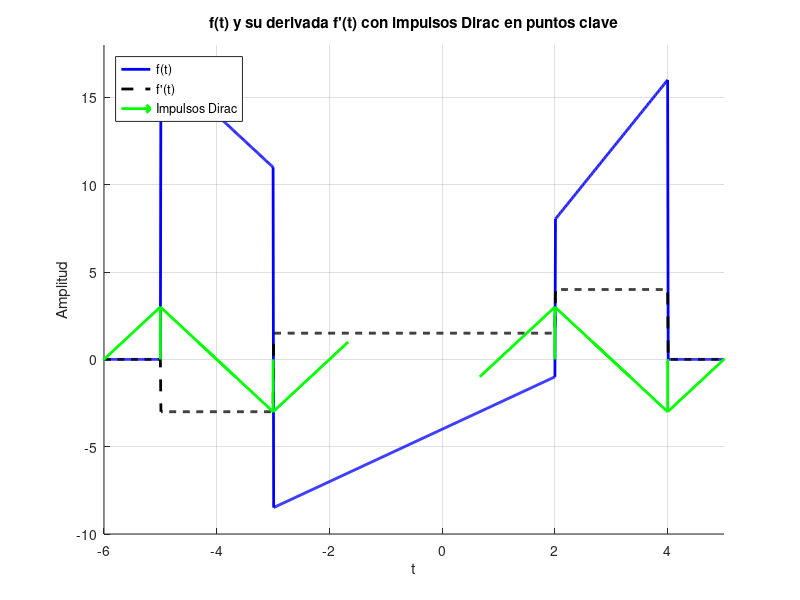

Write the MATLAB code that produced this figure.
clc;
clear;

% Tiempo
t = -6:0.01:5;
f = zeros(size(t));  % Inicializar f(t)

% Definir f(t) por tramos
f1 = (t > -5) & (t <= -3);
f2 = (t > -3) & (t <= 2);
f3 = (t > 2) & (t <= 4);

f(f1) = 2 - 3*t(f1);
f(f2) = (3/2)*t(f2) - 4;
f(f3) = 4*t(f3);

% Derivada por tramos
df = zeros(size(t));
df(f1) = -3;
df(f2) = 3/2;
df(f3) = 4;

% Crear figura
figure; hold on;

% Graficar f(t) en azul
plot(t, f, 'b', 'LineWidth', 2);

% Graficar f'(t) en negro punteado
plot(t, df, 'k--', 'LineWidth', 2);

% Impulsos (Dirac) representados con flechas verdes
% Posiciones y sentidos
impulse_pos = [-5, -3, 2, 4];
impulse_dir = [1, -1, 1, -1];
arrow_length = 3;

% Dibujar impulsos como flechas verdes (usando quiver)
for i = 1:length(impulse_pos)
    x = impulse_pos(i);
    y = 0;
    dy = impulse_dir(i) * arrow_length;
    
    % Dibujar flecha vertical en (x,0) con dirección dy
    quiver(x, y, 0, dy, 0, 'Color', 'g', 'LineWidth', 2, 'MaxHeadSize', 0.8)
end


% Estética
xlabel('t');
ylabel('Amplitud');
title('f(t) y su derivada f''(t) con impulsos Dirac en puntos clave');
legend('f(t)', 'f''(t)', 'Impulsos Dirac', 'Location', 'northwest');
grid on;
ylim([-10 18]);
xlim([-6 5]);
